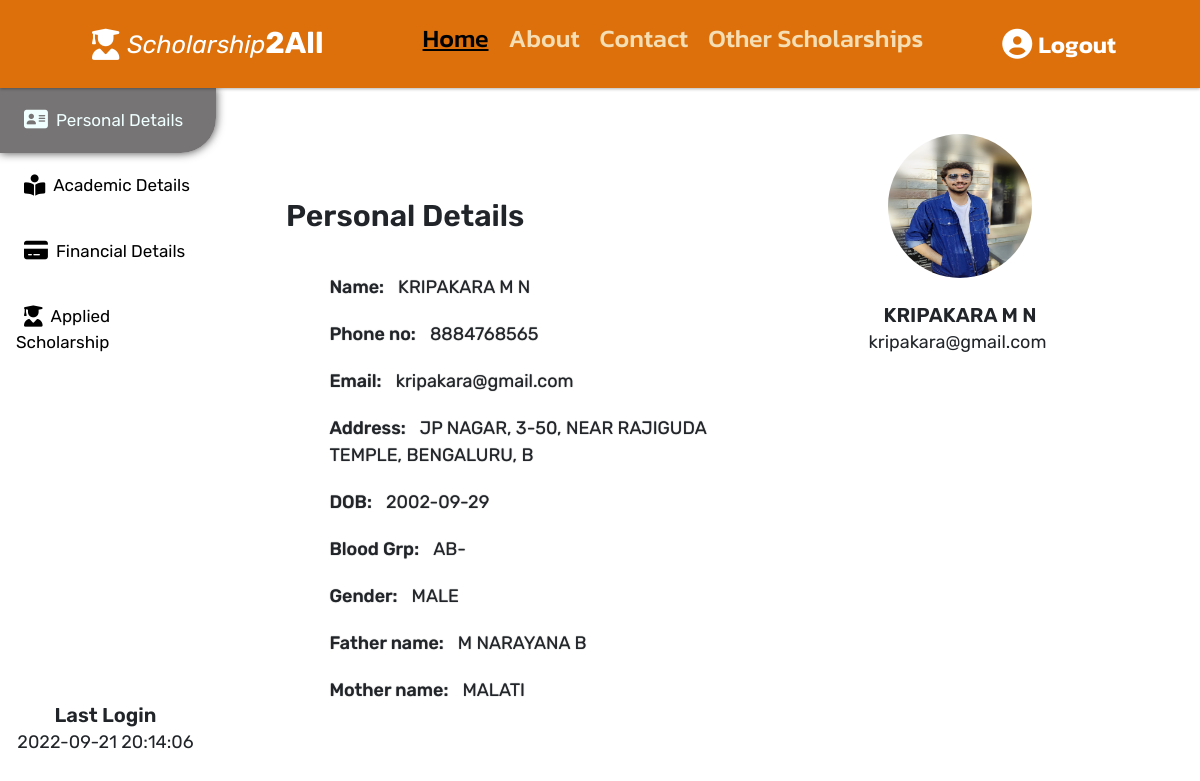
Page /welcome.php (signed in) on the committed database.
### tables this page shows
CREATE TABLE `sessionhis` (
  `sessionid` int(11) NOT NULL,
  `username` varchar(25) NOT NULL,
  `startdate` date NOT NULL,
  `starttime` time NOT NULL
);

CREATE TABLE `personal` (
  `username` varchar(30) NOT NULL,
  `FirstName` varchar(25) NOT NULL,
  `LastName` varchar(25) NOT NULL,
  `DOB` date NOT NULL,
  `Bgrp` varchar(5) NOT NULL,
  `email` varchar(25) NOT NULL,
  `phone` bigint(11) NOT NULL,
  `gender` varchar(10) NOT NULL,
  `FatherName` varchar(25) NOT NULL,
  `FatherOccupation` varchar(25) NOT NULL,
  `MotherName` varchar(25) NOT NULL,
  `MotherOccupation` varchar(25) NOT NULL,
  `fadd` varchar(50) NOT NULL,
  `School` varchar(25) NOT NULL,
  `marks1` int(11) NOT NULL,
  `College` varchar(25) NOT NULL,
  `marks2` int(11) NOT NULL,
  `bank` varchar(25) NOT NULL,
  `ifsc` varchar(25) NOT NULL,
  `Image` varchar(30) NOT NULL DEFAULT 'temp.jpeg'
);

### welcome.php (the view, shortened to what this page needs)
<?php
include 'connect.php';
$username = $_SESSION['username'];
?>
<!DOCTYPE html>
<html lang="en">
<head>
    <link rel="stylesheet" href="css/profile.css" />
    <link rel="stylesheet" href="https://cdnjs.cloudflare.com/ajax/libs/font-awesome/5.15.4/css/all.min.css" />
    <link href="https://cdn.jsdelivr.net/npm/bootstrap@5.1.3/dist/css/bootstrap.min.css" rel="stylesheet"
 />
</head>
<body>
    <header>
        <a href="Index.php" class="logo"><i class="fas fa-user-graduate fa-lg"></i>Scholarship<b>2All</b></a>
        <nav class="navbar">
            <ul>
                <li>
                    <a href="Index.php" style="color: black;text-decoration: underline;">Home</a>
                </li>
                <li>
                    <a href="about.php">About</a>
                </li>
                <li>
                    <a href="contact.php">Contact</a>
                </li>
                <li>
                    <a href="other2.php">Other Scholarships</a>
                </li>
            </ul>
        </nav>
        <div id="login" class="fas fa-user-circle">
            <a href="logout.php" class="log" class="log"
                style="font-weight: 600;font-family: Kanit, sans-serif;font-size: 80%;">Logout</a>
        </div>
    </header>
    <div class="main">
        <div class="content">
            <div class="tab">
                <button class="tablinks" onclick="openCity(event, '1')" id="defaultOpen"><i
                        class="fa-solid fa-address-card fa-lg"></i>Personal Details</button>
                <button class="tablinks" onclick="openCity(event, '2')"><i
                        class="fa-solid fa-book-open-reader fa-lg"></i>Academic Details</button>
                <button class="tablinks" onclick="openCity(event, '3')"><i
                        class="fa-solid fa-credit-card fa-lg"></i>Financial Details</button>
                <button class="tablinks" onclick="openCity(event, '4')"><i class="fa-solid fa-user-graduate fa-lg"></i>Applied Scholarship</button>
                <div style="display:flex; flex-direction: column; position: relative; align-items: center; justify-content: end; height: 65%; ">
                    <?php
                    $sql2 = "SELECT * FROM sessionhis WHERE username='$username' order by sessionid desc limit 1 OFFSET 1";
                    $result2 = mysqli_query($conn, $sql2);
                    ?>
                    <h3 style="margin: 5px 5px 0 0; font-size: 20px; font-weight:600; display:flex; position: relative; justify-content:space-around;">Last Login</h3>
                    <?php while($row2 = mysqli_fetch_assoc($result2)){ ?>
                    <h3 style="margin: 5px 5px 0 0; font-size: 18px; font-weight:400; display:flex; position: relative; justify-content:space-around;"><?php echo $row2['startdate'];?>       <?php echo $row2['starttime'];?></h3>
                    <?php } ?>
                </div>
            </div>
            <?php
            $sql = "SELECT * FROM personal WHERE username='$username'";
            $result = mysqli_query($conn, $sql);
                while($row = mysqli_fetch_assoc($result)){
                ?>
            <div id="1" class="tabcontent">
                <h3 class="headings">Personal Details</h3>
                <form action="">
                    <div class="input-group">
                        <label class="inputs" for="name">Name: <span class="output"><?php echo $row['FirstName'];?>
                                <?php echo $row['LastName'];?></span></label>
                    </div>
                    <div class="input-group">
                        <label class="inputs" for="phone">Phone no: <span
                                class="output"><?php echo $row['phone'];?></span></label>
                    </div>
                    <div class="input-group">
                        <label for="Email">Email: <span class="output"><?php echo $row['email'];?></span></label>
                    </div>
                    <div class="input-group">
                        <label for="address">Address: <span class="output"><?php echo $row['fadd'];?></span></label>
                    </div>
                    <div class="input-group">
                        <label for="dob">DOB: <span class="output"><?php echo $row['DOB'];?></span></label>
                    </div>
                    <div class="input-group">
                        <label for="BloodGrp">Blood Grp: <span class="output"><?php echo $row['Bgrp'];?></span></label>
                    </div>
                    <div class="input-group">
                        <label for="Gender">Gender: <span class="output"><?php echo $row['gender'];?></span></label>
                    </div>
                    <div class="input-group">
                        <label for="father">Father name: <span
                                class="output"><?php echo $row['FatherName'];?></span></label>
                    </div>
                    <div class="input-group">
                        <label for="mother">Mother name: <span
                                class="output"><?php echo $row['MotherName'];?></span></label>
                    </div>
                </form>
            </div>
        </div>
        <div class="images">
            <img src="schouploads/<?php echo $row["Image"]; ?>" alt="" class="profile" width="30%"
                style="aspect-ratio: 1/1; border-radius:50%">
            <h3 style="margin: 25px 0 0 0; font-size: 20px; font-weight:600"><?php echo $row['FirstName'];?>
                <?php echo $row['LastName'];?></h3>
            <h3 style="margin: 5px 5px 0 0; font-size: 18px; font-weight:400"><?php echo $row['email'];?></h3>
        </div>
        <?php
                }
                ?>
    </div>
</body>
</html>

### css/profile.css (style rules this page uses)
* { font-family: "Rubik", sans-serif; margin: 0; padding: 0; box-sizing: border-box; border: none; outline: none; text-decoration: none; transition: all 0.2s linear; }
body { height: 100vh; }
a:link { color: none; }
html { font-size: 62.5%; overflow-x: hidden; }
header { width: 100%; display: flex; align-items: center; justify-content: space-between; position: relative; top: 0; left: 0; padding: 1.5rem 7%; z-index: 1000; background: rgb(221, 112, 11); box-shadow: 0 0.1rem 0.3rem rgba(0, 0, 0, 0.3); text-decoration: none; }
header .logo { color: whitesmoke; font-size: 2.5rem; font-style: oblique; font-stretch: expanded; text-decoration: none; left: -30%; padding-left: none; }
header i { top: 70%; }
b { font-weight: 900; font-size: 120%; font-style: normal; text-decoration: none; }
a:link { color: white; }
header .navbar ul { width: 100%; display: flex; align-items: center; justify-content: space-between; list-style: none; text-decoration: none; }
header .navbar ul li { margin: 0 1rem; text-decoration: none; }
header .navbar ul li a { font-size: 250%; color: wheat; text-decoration: none; font-family: "Kanit", sans-serif; font-weight: 500; bottom: -50%; }
header #login { font-size: 3rem; color: rgb(255, 255, 255); cursor: pointer; text-decoration: none; }
header .log { display: flex; align-items: center; justify-content: space-between; color: white; float: right; font-size: 75%; padding-left: 6px; padding-top: 4px; text-decoration: none; }
.log:link { color: rgb(255, 255, 255); }
.main { width: 100%; height: 90%; display: flex; flex-direction: row; position: relative; align-items: center; justify-content: center; }
.content { width: 60%; display: flex; align-items: flex-start; justify-content: flex-start; position: relative; align-self: start; height: 90%; }
.images { width: 40%; height: 90%; margin-top: 0px; display: flex; flex-direction: column; position: relative; align-items: center; justify-content: flex-start; top: 10px; }
.tab { float: left; width: 30%; height: 90%; }
.tab button { display: block; background-color: inherit; color: black; padding: 20px 16px; width: 100%; border: none; outline: none; text-align: left; cursor: pointer; transition: 0.3s; font-size: 17px; border-radius: 0 0 35px 0; overflow: none; }
.tab button.active { background-color: rgba(92, 90, 90, 0.84); color: azure; box-shadow: 0 0 10px rgba(0, 0, 0, 0.729); }
.tabcontent { display: flex; flex-direction: column; justify-content: center; align-items: center; position: relative; padding-left: 70px; width: 70%; padding-top: 10vh; border-left: none; height: 90%; }
.headings { font-weight: 600; font-size: 30px; margin: 30px 0; }
i { padding: 2px 8px; }
form { width: 100%; display: flex; justify-content: center; align-items: center; flex-direction: column; }
.input-group { flex-direction: row; position: relative; width: 40%; display: inline-block; left: 10%; height: 100%; padding: 10px 0px; font-size: 1rem; background: transparent; outline: none; transition: 0.3s; overflow: none; font-size: 18px; text-shadow: 0 0 1px rgba(0, 0, 0, 0.588); font-weight: 500; }
.output { font-weight: 400; padding-left: 10px; }

### rows in the picture
sessionhis: startdate "2022-09-21", starttime "20:14:06"
personal: FirstName "KRIPAKARA", LastName "M N", phone "8884768565", email "kripakara@gmail.com", fadd "JP NAGAR, 3-50, NEAR RAJIGUDA TEMPLE, BENGALURU, B", DOB "2002-09-29", Bgrp "AB-", gender "MALE", FatherName "M NARAYANA B", MotherName "MALATI", Image (picture)
